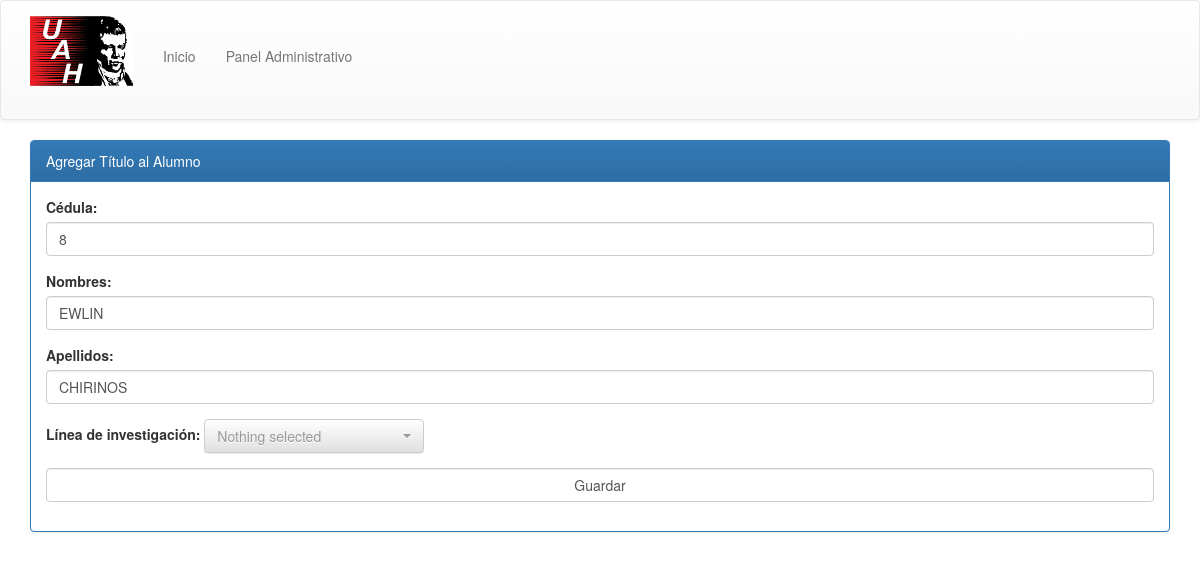
The page /editar_tutor/aa257ace-b769-4e66-9fba-3bd777e4c6db on the database its author committed.
### tesis_orm.py (models this page shows, shortened)
class Tutor(Base):
    __tablename__ = "tutores"
    indice = Column(String, primary_key=True, default=generar_identificador_unico)
    nombre = Column(String)
    apellido = Column(String, default="")
    cedula = Column(String, default="")
    lineas_investigacion = relationship("LineaDeInvestigacion",
        secondary="tutor_linea", backref="_tutores")

### tesis_web.py (the view)
@app.route("/editar_tutor/<indice>", methods=["GET", "POST"])
def editar_tutor(indice):
    tutor = bd.query(Tutor).get(indice)
    lineas_investigacion = bd.query(LineaDeInvestigacion).all()
    if tutor:
        if request.method == "GET":
            return render_template("editar_tutor.html", tutor=tutor, lineas_investigacion_select=lineas_investigacion)
        elif request.method == "POST":
            actualizar_tutor(tutor)
            return render_template("editar_tutor.html", tutor=tutor, lineas_investigacion_select = lineas_investigacion)
    else:
        return "No existe el tutor", 400

### templates/editar_tutor.html (shortened to what this page needs)
{% extends "base.html" %}
{% block contenido %}
    <div class="container">
        <div class="panel panel-primary">
            <div class="panel-heading">Agregar Título al Alumno</div>
            <div class="panel-body">
        <form method="POST" action="/editar_tutor/{{ tutor.indice }}">
            <div class="form-group">
                <label for="">Cédula: </label>
                <input class="form-control" name="cedula" type="text" value="{{ tutor.cedula }}">
            </div>
            <div class="form-group">
                <label for="">Nombres: </label>
                <input class="form-control" name="nombre" type="text" value="{{ tutor.nombre }}">
            </div>
            <div class="form-group">
                <label for="">Apellidos: </label>
                <input class="form-control" name="apellido" type="text" value="{{ tutor.apellido }}">
            </div>
            <div class="form-group">
                <label for="">Línea de investigación: </label>
            </div>
            <input class="form-control" type="submit" value="Guardar">
        </form>
        </div></div>
    </div>
{% endblock %}

### rows shown on the page
Tutor: cedula "8", nombre "EWLIN", apellido "CHIRINOS"
